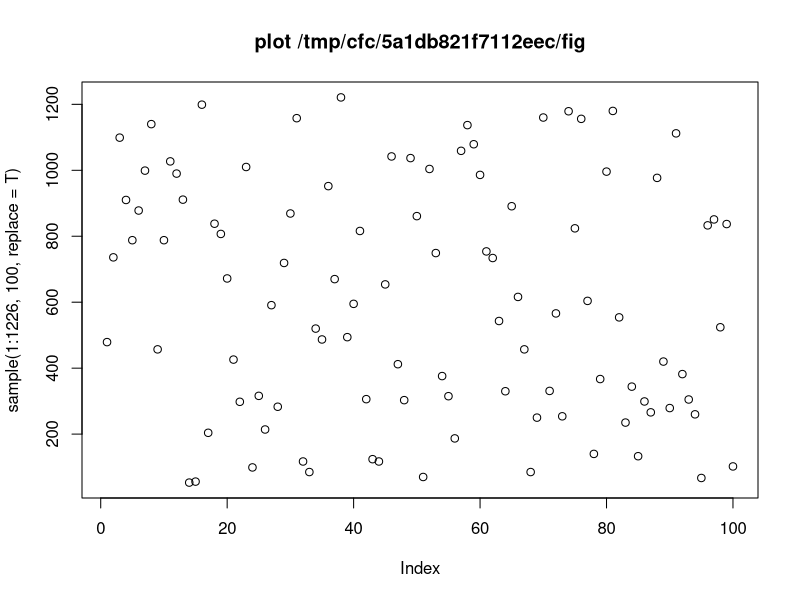

Here is the R script that generated this plot:

#!/usr/bin/env Rscript
args = commandArgs(trailingOnly=TRUE)

fileName = paste0("./output/asyncT", args[1], ".png")
png(fileName)
plot(sample(1:1226,100,replace=T), main=paste('plot', args[1]))
graphics.off()
print(paste(args[1], "plot created"))